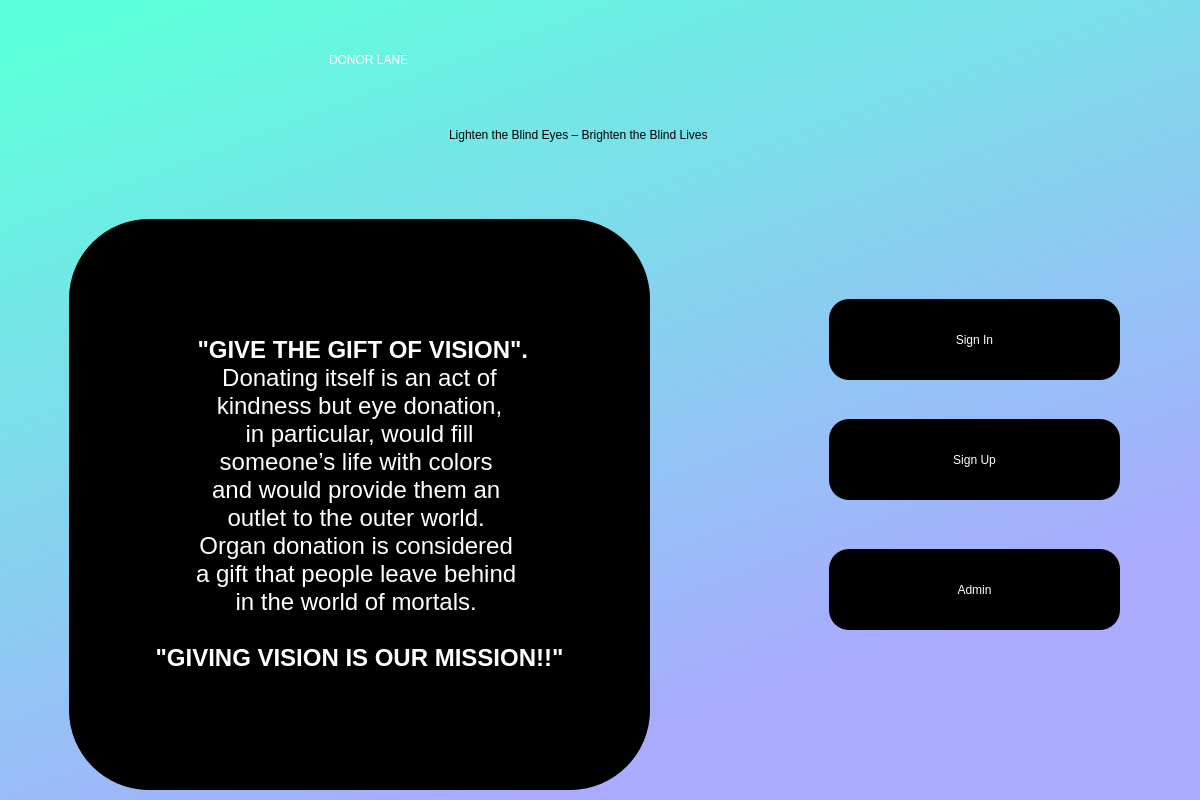
<?xml version="1.0" encoding="UTF-8"?>
<ui version="4.0">
 <class>Dialog</class>
 <widget class="QDialog" name="Dialog">
  <property name="geometry">
   <rect>
    <x>0</x>
    <y>0</y>
    <width>1200</width>
    <height>800</height>
   </rect>
  </property>
  <property name="windowTitle">
   <string>Dialog</string>
  </property>
  <widget class="QWidget" name="widget" native="true">
   <property name="geometry">
    <rect>
     <x>-1</x>
     <y>-1</y>
     <width>1201</width>
     <height>801</height>
    </rect>
   </property>
   <property name="styleSheet">
    <string notr="true">QWidget#widget{

background-color:qlineargradient(spread:pad, x1:0.031, y1:0.0629545, x2:0.526316, y2:0.943, stop:0 rgba(94, 255, 220, 255), stop:1 rgba(170, 170, 255, 255))}</string>
   </property>
   <widget class="QLabel" name="label_2">
    <property name="geometry">
     <rect>
      <x>330</x>
      <y>20</y>
      <width>591</width>
      <height>81</height>
     </rect>
    </property>
    <property name="styleSheet">
     <string notr="true">font: 48pt &quot;Alta&quot;; color:rgb(255, 255, 255)</string>
    </property>
    <property name="text">
     <string>DONOR LANE</string>
    </property>
   </widget>
   <widget class="QLabel" name="label_3">
    <property name="geometry">
     <rect>
      <x>450</x>
      <y>100</y>
      <width>921</width>
      <height>71</height>
     </rect>
    </property>
    <property name="styleSheet">
     <string notr="true">font: 20pt &quot;Atlal&quot;;color:rgb(0, 0, 0)</string>
    </property>
    <property name="text">
     <string>Lighten the Blind Eyes – Brighten the Blind Lives</string>
    </property>
   </widget>
   <widget class="QPushButton" name="signin">
    <property name="geometry">
     <rect>
      <x>830</x>
      <y>300</y>
      <width>291</width>
      <height>81</height>
     </rect>
    </property>
    <property name="styleSheet">
     <string notr="true">border-radius:20px;
font: 26pt &quot;Georgia&quot;;
background-color: rgb(0, 0, 0);

color: rgb(255, 255, 255);</string>
    </property>
    <property name="text">
     <string>Sign In</string>
    </property>
   </widget>
   <widget class="QPushButton" name="signup">
    <property name="geometry">
     <rect>
      <x>830</x>
      <y>420</y>
      <width>291</width>
      <height>81</height>
     </rect>
    </property>
    <property name="styleSheet">
     <string notr="true">border-radius:20px;
background-color: rgb(0, 0, 0);
font: 26pt &quot;Georgia&quot;;
color: rgb(255, 255, 255);</string>
    </property>
    <property name="text">
     <string>Sign Up</string>
    </property>
   </widget>
   <widget class="QPushButton" name="admin">
    <property name="geometry">
     <rect>
      <x>830</x>
      <y>550</y>
      <width>291</width>
      <height>81</height>
     </rect>
    </property>
    <property name="styleSheet">
     <string notr="true">border-radius:20px;
background-color: rgb(0, 0, 0);
font: 26pt &quot;Georgia&quot;;
color: rgb(255, 255, 255);</string>
    </property>
    <property name="text">
     <string>Admin</string>
    </property>
   </widget>
   <widget class="QLabel" name="label">
    <property name="geometry">
     <rect>
      <x>70</x>
      <y>20</y>
      <width>211</width>
      <height>191</height>
     </rect>
    </property>
    <property name="text">
     <string/>
    </property>
    <property name="scaledContents">
     <bool>true</bool>
    </property>
   </widget>
   <widget class="QLabel" name="label_4">
    <property name="geometry">
     <rect>
      <x>70</x>
      <y>220</y>
      <width>581</width>
      <height>571</height>
     </rect>
    </property>
    <property name="styleSheet">
     <string notr="true">border-radius:80px;
background-color: rgb(0, 0, 0);
color:rgb(255, 255, 255);
font: 20pt &quot;Alta&quot;;</string>
    </property>
    <property name="text">
     <string>&lt;!DOCTYPE HTML PUBLIC &quot;-//W3C//DTD HTML 4.0//EN&quot; &quot;http://www.w3.org/TR/REC-html40/strict.dtd&quot;&gt;
&lt;html&gt;&lt;head&gt;&lt;meta name=&quot;qrichtext&quot; content=&quot;1&quot; /&gt;&lt;style type=&quot;text/css&quot;&gt;
p, li { white-space: pre-wrap; }
&lt;/style&gt;&lt;/head&gt;&lt;body style=&quot; font-family:'Alta'; font-size:20pt; font-weight:400; font-style:normal;&quot;&gt;
&lt;p align=&quot;center&quot; style=&quot; margin-top:0px; margin-bottom:0px; margin-left:0px; margin-right:0px; -qt-block-indent:0; text-indent:0px;&quot;&gt;&lt;span style=&quot; font-family:'Atla'; font-size:18pt; font-weight:600;&quot;&gt; &amp;quot;GIVE THE GIFT OF VISION&amp;quot;.&lt;/span&gt;&lt;/p&gt;
&lt;p align=&quot;center&quot; style=&quot; margin-top:0px; margin-bottom:0px; margin-left:0px; margin-right:0px; -qt-block-indent:0; text-indent:0px;&quot;&gt;&lt;span style=&quot; font-family:'Atla'; font-size:18pt;&quot;&gt; Donating itself is an act of &lt;/span&gt;&lt;/p&gt;
&lt;p align=&quot;center&quot; style=&quot; margin-top:0px; margin-bottom:0px; margin-left:0px; margin-right:0px; -qt-block-indent:0; text-indent:0px;&quot;&gt;&lt;span style=&quot; font-family:'Atla'; font-size:18pt;&quot;&gt;kindness but eye donation,&lt;/span&gt;&lt;/p&gt;
&lt;p align=&quot;center&quot; style=&quot; margin-top:0px; margin-bottom:0px; margin-left:0px; margin-right:0px; -qt-block-indent:0; text-indent:0px;&quot;&gt;&lt;span style=&quot; font-family:'Atla'; font-size:18pt;&quot;&gt; in particular, would fill &lt;/span&gt;&lt;/p&gt;
&lt;p align=&quot;center&quot; style=&quot; margin-top:0px; margin-bottom:0px; margin-left:0px; margin-right:0px; -qt-block-indent:0; text-indent:0px;&quot;&gt;&lt;span style=&quot; font-family:'Atla'; font-size:18pt;&quot;&gt;someone’s life with colors &lt;/span&gt;&lt;/p&gt;
&lt;p align=&quot;center&quot; style=&quot; margin-top:0px; margin-bottom:0px; margin-left:0px; margin-right:0px; -qt-block-indent:0; text-indent:0px;&quot;&gt;&lt;span style=&quot; font-family:'Atla'; font-size:18pt;&quot;&gt;and would provide them an &lt;/span&gt;&lt;/p&gt;
&lt;p align=&quot;center&quot; style=&quot; margin-top:0px; margin-bottom:0px; margin-left:0px; margin-right:0px; -qt-block-indent:0; text-indent:0px;&quot;&gt;&lt;span style=&quot; font-family:'Atla'; font-size:18pt;&quot;&gt;outlet to the outer world. &lt;/span&gt;&lt;/p&gt;
&lt;p align=&quot;center&quot; style=&quot; margin-top:0px; margin-bottom:0px; margin-left:0px; margin-right:0px; -qt-block-indent:0; text-indent:0px;&quot;&gt;&lt;span style=&quot; font-family:'Atla'; font-size:18pt;&quot;&gt;Organ donation is considered &lt;/span&gt;&lt;/p&gt;
&lt;p align=&quot;center&quot; style=&quot; margin-top:0px; margin-bottom:0px; margin-left:0px; margin-right:0px; -qt-block-indent:0; text-indent:0px;&quot;&gt;&lt;span style=&quot; font-family:'Atla'; font-size:18pt;&quot;&gt;a gift that people leave behind &lt;/span&gt;&lt;/p&gt;
&lt;p align=&quot;center&quot; style=&quot; margin-top:0px; margin-bottom:0px; margin-left:0px; margin-right:0px; -qt-block-indent:0; text-indent:0px;&quot;&gt;&lt;span style=&quot; font-family:'Atla'; font-size:18pt;&quot;&gt;in the world of mortals. &lt;/span&gt;&lt;/p&gt;
&lt;p align=&quot;center&quot; style=&quot;-qt-paragraph-type:empty; margin-top:0px; margin-bottom:0px; margin-left:0px; margin-right:0px; -qt-block-indent:0; text-indent:0px; font-family:'Atla'; font-size:18pt;&quot;&gt;&lt;br /&gt;&lt;/p&gt;
&lt;p align=&quot;center&quot; style=&quot; margin-top:0px; margin-bottom:0px; margin-left:0px; margin-right:0px; -qt-block-indent:0; text-indent:0px;&quot;&gt;&lt;span style=&quot; font-family:'Atla'; font-size:18pt; font-weight:600;&quot;&gt;&amp;quot;GIVING VISION IS OUR MISSION!!&amp;quot;&lt;/span&gt;&lt;/p&gt;&lt;/body&gt;&lt;/html&gt;</string>
    </property>
    <property name="textFormat">
     <enum>Qt::RichText</enum>
    </property>
    <property name="scaledContents">
     <bool>true</bool>
    </property>
   </widget>
  </widget>
 </widget>
 <resources>
  <include location="Icon.qrc"/>
 </resources>
 <connections/>
</ui>
